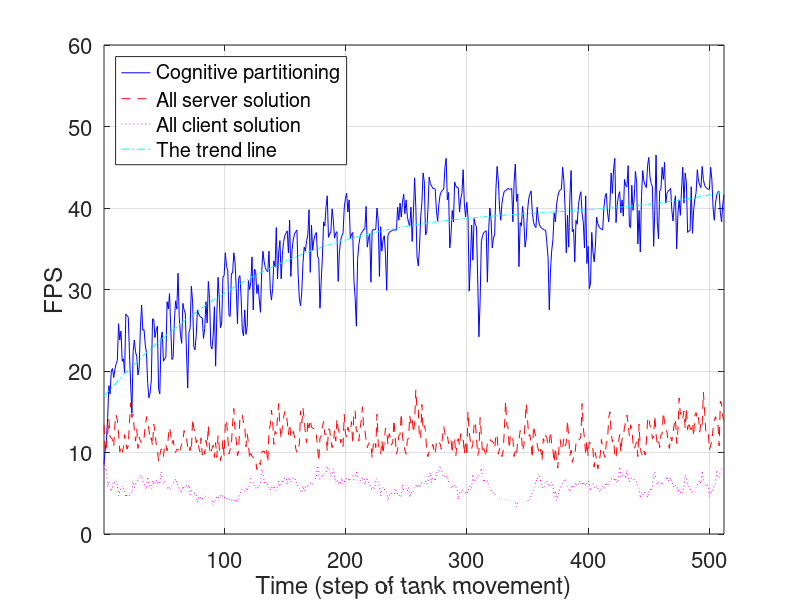

Write the MATLAB code that produced this figure.
x = [1:512];
y = [8.5, 10.4, 11.5, 14.3, 18.2, 17.2, 20, 20.3, 19.2, 20.2, 20.9, 21.3, 25.8, 23.8, 24.9, 21.2, 21.5, 19.8, 27, 26.8, 26.6, 22.1, 18.3, 14.8, 22.4, 23.8, 22.3, 21.8, 19.5, 20.5, 25.3, 28.1, 25, 25.1, 23.2, 22.2, 18.5, 16.7, 17.3, 18.9, 26.4, 26.3, 24.1, 25, 25.5, 17.8, 17.2, 23.9, 24.8, 21.2, 21.5, 21.7, 28.5, 27.6, 29.5, 25.4, 21.4, 21.7, 26.1, 28.6, 27.6, 32, 26.6, 24.5, 23.4, 28.3, 27.5, 27.1, 22.2, 17.9, 24.7, 25.3, 30.4, 28.6, 23, 22.6, 24.4, 27.5, 27, 26.7, 26.6, 26.5, 24, 25.2, 28.5, 25.9, 31, 28.9, 23.1, 22.7, 24.4, 27.9, 20.6, 26.9, 31.5, 28.9, 25.3, 25.9, 31.5, 31.7, 34.5, 32.8, 32.4, 26.8, 26.7, 32, 32, 34.5, 33.3, 30.1, 25.8, 31.4, 31.7, 29.1, 25, 24.3, 27.5, 24.5, 25.5, 31.1, 30, 30.9, 34, 27.5, 32.5, 32.2, 29.5, 30.6, 28.7, 27.2, 32.3, 34.7, 33.4, 32.7, 32.3, 32.2, 34.7, 30.1, 28.7, 30.1, 33.5, 32.8, 37.6, 31.3, 34.6, 36, 31.3, 34.2, 35.8, 36.6, 36.9, 37.2, 34.5, 38.5, 31.6, 34.9, 36.1, 36.8, 37.1, 37.3, 31.9, 28.8, 28, 29.7, 33.3, 35.2, 34.7, 36, 36.7, 39.8, 32.1, 37.9, 34.8, 36.1, 36.7, 37, 34.1, 33.7, 27.7, 31, 34, 38.3, 37.8, 40.2, 41.5, 36.4, 36.8, 37.1, 39.9, 38.5, 36.3, 36.9, 37.1, 31, 34.6, 36, 36.6, 36.9, 40, 41.2, 41.8, 39.5, 41, 36.2, 36.8, 37, 31.1, 28.9, 25.5, 33.7, 35.5, 36.4, 36.9, 37.1, 37.4, 37.4, 40.2, 35.2, 36.3, 36.8, 30.9, 37.2, 37.4, 37.3, 37.4, 40, 38.5, 31.6, 37.7, 34.7, 36.1, 36.6, 34.3, 29.9, 36.6, 37, 37.1, 37.2, 37.3, 37.3, 37.3, 37.3, 40.1, 38.5, 40.6, 38.9, 40.7, 41.7, 39.3, 41, 39, 38.2, 37.8, 40.1, 35.9, 39.3, 43.7, 40.1, 34, 32.9, 35, 38.9, 40.7, 44.3, 43.2, 36.7, 37.1, 39.9, 43.8, 43, 42.7, 42.4, 42.4, 42.3, 39.6, 38.4, 40.5, 41.6, 42, 42.2, 42.3, 45, 46.1, 41, 41.9, 35.1, 36.7, 39.7, 38.3, 43.2, 42.7, 42.5, 42.5, 39.5, 41.1, 41.8, 44.7, 40.5, 38.9, 40.7, 38.9, 29.8, 33.3, 37.9, 33.6, 38.7, 38, 37.7, 31.2, 24.2, 28.7, 35.9, 36.6, 37, 37.1, 37.2, 30.9, 37.2, 40, 38.6, 35.1, 36.3, 36.8, 42.3, 45.1, 43.4, 40, 38.5, 40.6, 41.5, 42.1, 42.1, 42.3, 42.4, 42.3, 42.3, 42.4, 38.3, 43.2, 45.4, 40.8, 41.7, 32.8, 38.2, 37.8, 40.2, 38.6, 35.2, 36.2, 39.5, 41.1, 41.7, 42.1, 39.5, 38.3, 37.8, 37.6, 40.1, 38.6, 37.9, 37.6, 37.5, 37.4, 37.3, 37.3, 35.7, 33.9, 27.5, 32.4, 34.8, 36.1, 39.4, 38.3, 40.4, 41.4, 42, 42.2, 42.3, 45, 43.4, 40, 34.5, 39.1, 35.2, 41.5, 44.6, 37.1, 37.4, 33.4, 38.5, 38, 40.3, 41.4, 42, 39.4, 38.3, 35.1, 41.5, 33.2, 35.3, 30.1, 30.8, 37, 34.6, 33.4, 35.3, 38.9, 38.1, 37.7, 37.5, 37.4, 37.3, 40, 41.4, 41.8, 39.4, 38.3, 40.5, 44.3, 41.8, 44.8, 46.1, 38.2, 40.4, 41.5, 42, 39.4, 41, 39, 43.5, 42.8, 42.6, 45.2, 37.8, 37.6, 42.8, 39.7, 41.2, 44.5, 43.2, 35.6, 39.7, 34.6, 41.4, 44.6, 43.3, 42.8, 42.5, 45.2, 46.2, 43.8, 43, 42.6, 35.3, 39.8, 46.5, 38.3, 36.2, 42.1, 42.3, 45, 43.5, 45.6, 40.6, 41.8, 42.1, 42.2, 42.4, 39.7, 38.4, 40.6, 41.5, 35, 39.3, 41, 39.1, 42.2, 45, 40.6, 44.3, 43.1, 37, 37.2, 37.2, 42.6, 36.9, 39.8, 41.1, 41.9, 44.7, 43.3, 42.8, 42.5, 45.1, 43.5, 42.8, 42.5, 42.4, 42.3, 42.3, 45, 43.5, 40, 38.5, 40.6, 41.6, 42, 42, 39.4, 38.3, 40.5, 41.6];
y1 = [13.4 10 10.6 12.1 14.1 11.9 11.8 11.6 10.7 13.5 14.6 14 12.3 10.1 10.6 10 10.6 12.2 11.1 10.4 10.9 13.7 16.1 14.3 14.7 12.7 11.4 12.9 10.5 11.9 11.4 11.2 11.6 11.8 13.2 14.4 13.6 12.8 11.5 11.8 10.8 13.5 12.6 11 10.3 8.9 9.7 10.4 10.4 9.5 11 10.9 10.2 11.9 13.1 12.2 11.1 11.5 10.6 10 10.4 10.4 9.9 10.5 11 11.4 12.7 12 11.7 10.7 10.1 10.7 10.1 14.1 13 12.4 11.2 11.6 10.7 10.1 11.8 9.7 10.4 9.8 11.5 10.7 13.3 10.4 9.8 10.5 10.9 9.4 11.2 9.4 12.1 10.6 9 9.8 11.5 9.6 13.6 14 11.9 9.8 10.4 10.9 13.6 15.4 12.8 11.5 9.6 10.2 14.3 14.5 14.6 13.6 13.3 10.7 12.3 11.2 9.2 9.9 9.5 9.4 9.3 9 7.9 8.8 8.7 8.5 10.1 10.1 10.2 9.7 10.3 8.8 12.8 13.3 15.2 13.9 11 12.6 12.3 14.3 16 13.1 11.7 13.2 14.3 15 15 13.8 12.2 13.5 12 11.9 12.6 11.9 10.5 10 10.5 11 15.1 13.6 15.4 14.1 12.3 11.2 13.9 13 14 13.1 13 12.9 12.4 12.2 10.7 8.9 11.8 12 13.2 13.8 12.2 12.3 10.1 12.9 12.8 11.5 10.6 11.1 12.7 11.4 14.1 12.9 12.4 11.2 11.6 10.7 14.7 12.3 11.9 13.1 12.5 12.5 13.8 11 15.1 15.1 12.6 12.6 11.4 12.9 13.9 15.6 12.9 12.8 11.5 10.6 11.1 11.2 11.1 9.3 11.1 11.5 10.6 14.7 11.1 10.4 9.8 11.5 9.8 11.5 13 12.6 11 12.3 11.9 10.9 11.3 14 11.9 9.8 10.4 12.1 12.2 14.8 12 11 10.3 9.8 11.5 11.8 14.5 13.6 14.2 12.4 13.7 17.7 15.3 15.4 11.6 11.8 15.9 12.8 13.3 12.7 9.9 9.5 10.1 10.4 10.5 11 10.3 9.8 11.3 11.1 11.2 11.1 10.4 12 13.2 12.3 11.9 12.1 11.1 11.4 11.7 9.9 11.8 11.6 9.6 11.4 11.7 10.8 12.3 12.1 11.8 9.8 11.5 9.6 15 12.5 11.3 10.5 11 13.4 13.8 11.8 9.6 10.2 14.3 12.1 9.9 10.5 10 9.5 11.3 11.6 11.6 11.4 11.4 11.2 10.5 12.1 12.2 9.8 10.5 9.9 9.5 10.2 12.9 16.3 13.3 13.1 10.5 12.2 12 11.7 9.5 10.2 9.7 11.4 11.5 12.7 12.2 10.2 10.8 13.6 16 14.2 12 12.2 11.1 9.3 13.3 12.4 12 11 10.3 9.8 10.4 9 11.7 11.3 12.1 11.8 10.8 11.2 12.6 11 10.3 8.8 10.6 9 8.1 10.7 11.6 10.3 10.6 11.7 10.8 11.2 13.9 11.8 9.6 10.3 8.8 9.4 9.6 11.1 11 11.4 11.7 11.9 16 13.1 11.7 9.7 11.4 9.6 11.3 11.1 11 10.3 8.2 10 9 8 8.8 9.7 11.6 10.4 9.8 9.4 11.2 11.5 14.3 15 12.4 11.3 11.6 9.7 9.3 11.1 11.2 12.2 10 11.7 11.9 13.1 13.8 14.6 13.5 12 13.4 12.9 11.2 10.4 10.9 11.3 9.5 13.5 10.4 9.9 9.5 10.2 9.7 11.4 14 14.3 13.3 13.1 11.7 11.9 14.5 12.2 11.1 11.5 10.6 12.2 12.3 14.9 13.7 13.1 12.5 11.3 10.5 11.9 11.4 12.4 13.5 14.1 11.1 12.7 16.7 14.7 14.9 14.2 15.1 13 15.4 12.8 13.8 13 12.8 13.6 12 14.6 14.9 13.9 14.3 12.5 13.8 13.4 17.4 15.1 12.6 12.6 12.6 10.3 10.9 11.4 12.9 13.9 14.4 13.8 13.5 10.8 16.3 16 14.4 13.9];
y2 = [9 7.9 7.9 5.8 6.4 5.9 5.2 5.7 6.7 6.2 6.5 6 4.7 5.2 5.6 5.9 5.6 5.4 4.3 5 4.9 4.7 5.1 5 6.4 5.7 6.1 6.4 6.6 6.9 7.1 7.2 6.5 6.1 5.8 5.5 7 6.2 5.8 5.5 6.5 6.1 6.4 6.6 6.2 6.5 6.1 7.6 6.6 6.2 6.5 6 5.7 5.5 5.8 5.5 5.9 6.2 6.5 6.7 6.2 5.8 5.6 5.3 5.1 5.9 5.3 5.7 6 5.7 6 4.8 5.4 5.2 5.1 4.9 4.8 3.9 4.6 4.5 4.4 4.3 4.8 4.7 4.6 4.5 4.4 4.3 4.3 4.2 3.5 4.2 4.1 4.6 4.5 4.4 4.8 4.7 4.6 4.5 4.4 4.4 4.3 4.3 4.2 4.2 4.1 4.1 4.1 4.1 4 4.5 4.9 5.3 5.6 5.4 5.2 5.6 5.3 5.7 6 6.9 6.7 6.2 5.9 5.6 5.9 5.7 6 6.3 7.9 7.5 6.5 6.1 6.4 6 5.7 5.4 5.8 5.5 5.9 5.6 5.3 5.7 6.5 5.8 6.1 6.4 6.7 6.9 7.1 6.1 6.7 6.9 6.4 6.7 6.9 7.1 6.5 6.1 5.8 5.5 5.3 5.1 5.9 5.3 5.7 6 5.7 6 6.3 6 6.3 6.5 6.8 7 8.6 7.3 6.7 6.9 7.1 7.3 7.4 7.5 8.3 7.8 7.9 7.1 7.3 8 6.9 6.4 6.7 6.2 6.5 6.1 6.9 6.1 6.4 6.6 6.9 7.1 6.5 6.8 7 7.2 6.6 6.8 7.6 6.6 6.2 6.5 6.7 6.9 7.1 6.1 6.7 6.9 6.4 6 5.7 5.4 5.8 5.5 6.5 6.8 6.3 5.9 4.7 5.4 5.7 5.5 5.2 5.1 4.1 4.8 4.7 5.1 4.9 4.8 5.6 5.1 4.9 4.8 4.7 4.6 6 5.4 5.2 5.6 5.3 5.7 4.5 5.1 5 5.3 5.7 6 5.7 6.1 5.7 6.1 6.4 6.6 6.2 6.5 6.1 6.4 7.3 7.5 6.3 6.9 7.1 6.5 7.5 7.6 7.7 8.4 8 7.2 7.3 6.7 7 7.1 6.5 6 5.7 6 5.7 6 5.8 5.4 4.3 5 5.3 5.1 5.5 5.3 5.1 4.9 5.3 5.7 6 5.7 7.3 6.4 6.6 6.9 7.1 7.2 7.4 8.1 7 6.4 6.7 6.9 6.4 6.1 5.7 5.4 5.2 5 4.9 4.8 4.6 4.5 4.4 4.4 4.3 4.3 4.2 4.1 4.1 4.1 4.1 4 4 4 4 4 3.3 3.9 3.9 3.9 3.9 3.9 3.9 3.9 3.9 3.9 4.3 4.2 4.7 5.1 5.4 5.8 6.6 6.5 7.3 7.1 6.4 6 5.6 5.9 6.3 6.5 6.1 5.8 6.1 6.4 5.9 4.6 5.3 4.1 4.8 5.2 5.6 5.9 6.2 6.5 6.8 6.2 5.8 5.5 5.2 5.6 6 5.6 6 6.3 5.9 6.2 6.5 6.1 6.4 6 6.3 5.9 6.2 6.5 6.1 5.3 5.9 6.2 5.9 5.6 5.9 5.6 5.4 5.2 5.6 5.9 5.6 5.9 6.3 5.9 6.2 6.5 6.7 7 7.1 6.5 6.7 6.3 6.6 8.2 7 7.2 7.3 7.5 6.8 7.8 7.1 6.4 6.7 6.9 7.1 6.6 6.8 6.3 5.9 5.6 4.4 5.1 4.9 4.8 5.2 5 4.5 5.1 5.5 5.3 5.7 7.2 7.6 6.6 6.1 6.4 6 6.3 6 6.3 6.5 6.8 7 6.5 6.7 6.9 6.4 6 5.7 6 5.7 5.5 5.2 5.1 4.9 5.3 5.7 7.2 6.9 6.1 5.8 5.5 5.3 5.1 4.9 5.3 5.7 6 6.3 6.6 6.2 7.7 6.7 6.2 5.9 6.2 5.8 4.6 5.3 5.1 5.5 5.9 6.2 7.8 6.7 6.9 7.9 7.9 8 8 ];
p = polyfit(x, y, 3);
y3 = polyval(p, x);
plot(x, y, 'b-', x, y1, 'r--', x, y2, 'm:', x, y3, 'c-.');

grid on;
axis([1, 512, 0, 60]);
l = legend('Cognitive partitioning', 'All server solution', 'All client solution', 'The trend line', 'Location', 'northwest');
set(l,'FontSize',12);
set(gca,'FontSize',16);
xlabel('Time (step of tank movement)');
ylabel('FPS');